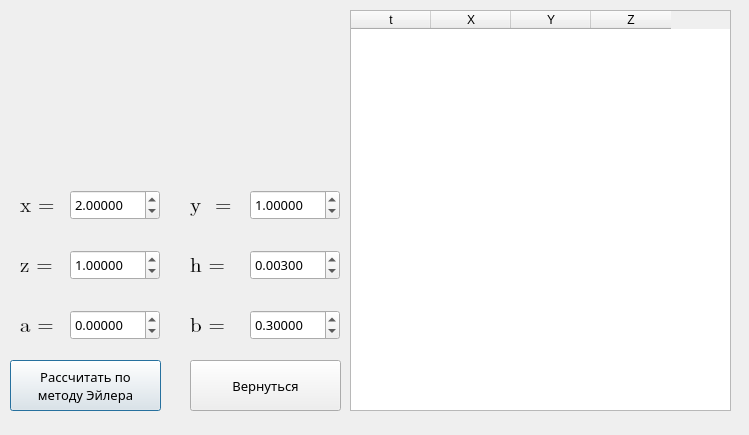
<?xml version="1.0" encoding="UTF-8"?>
<ui version="4.0">
 <class>task2window</class>
 <widget class="QDialog" name="task2window">
  <property name="geometry">
   <rect>
    <x>0</x>
    <y>0</y>
    <width>749</width>
    <height>435</height>
   </rect>
  </property>
  <property name="minimumSize">
   <size>
    <width>749</width>
    <height>435</height>
   </size>
  </property>
  <property name="maximumSize">
   <size>
    <width>749</width>
    <height>435</height>
   </size>
  </property>
  <property name="windowTitle">
   <string>Решение ДУ второго порядка</string>
  </property>
  <property name="windowIcon">
   <iconset>
    <normaloff>icon.png</normaloff>icon.png</iconset>
  </property>
  <widget class="QLabel" name="lFunc">
   <property name="geometry">
    <rect>
     <x>10</x>
     <y>0</y>
     <width>281</width>
     <height>171</height>
    </rect>
   </property>
   <property name="font">
    <font>
     <family>Cambria Math</family>
     <pointsize>16</pointsize>
     <italic>false</italic>
     <underline>false</underline>
     <strikeout>false</strikeout>
    </font>
   </property>
   <property name="text">
    <string/>
   </property>
   <property name="pixmap">
    <pixmap>sys_equ.png</pixmap>
   </property>
   <property name="scaledContents">
    <bool>true</bool>
   </property>
  </widget>
  <widget class="QPushButton" name="bEuler">
   <property name="geometry">
    <rect>
     <x>10</x>
     <y>360</y>
     <width>151</width>
     <height>51</height>
    </rect>
   </property>
   <property name="font">
    <font>
     <family>Bahnschrift Light</family>
     <pointsize>10</pointsize>
    </font>
   </property>
   <property name="text">
    <string>Рассчитать по
методу Эйлера</string>
   </property>
  </widget>
  <widget class="QPushButton" name="bReturn">
   <property name="geometry">
    <rect>
     <x>190</x>
     <y>360</y>
     <width>151</width>
     <height>51</height>
    </rect>
   </property>
   <property name="font">
    <font>
     <family>Bahnschrift Light</family>
     <pointsize>10</pointsize>
    </font>
   </property>
   <property name="text">
    <string>Вернуться</string>
   </property>
  </widget>
  <widget class="QLabel" name="lY">
   <property name="geometry">
    <rect>
     <x>20</x>
     <y>180</y>
     <width>91</width>
     <height>51</height>
    </rect>
   </property>
   <property name="font">
    <font>
     <family>Cambria Math</family>
     <pointsize>16</pointsize>
     <italic>false</italic>
     <underline>false</underline>
     <strikeout>false</strikeout>
    </font>
   </property>
   <property name="text">
    <string>x =</string>
   </property>
  </widget>
  <widget class="QLabel" name="lH">
   <property name="geometry">
    <rect>
     <x>190</x>
     <y>240</y>
     <width>51</width>
     <height>51</height>
    </rect>
   </property>
   <property name="font">
    <font>
     <family>Cambria Math</family>
     <pointsize>16</pointsize>
     <italic>false</italic>
     <underline>false</underline>
     <strikeout>false</strikeout>
    </font>
   </property>
   <property name="text">
    <string>h =</string>
   </property>
  </widget>
  <widget class="QLabel" name="lA">
   <property name="geometry">
    <rect>
     <x>20</x>
     <y>300</y>
     <width>51</width>
     <height>51</height>
    </rect>
   </property>
   <property name="font">
    <font>
     <family>Cambria Math</family>
     <pointsize>16</pointsize>
     <italic>false</italic>
     <underline>false</underline>
     <strikeout>false</strikeout>
    </font>
   </property>
   <property name="text">
    <string>a =</string>
   </property>
  </widget>
  <widget class="QLabel" name="lY_der">
   <property name="geometry">
    <rect>
     <x>190</x>
     <y>180</y>
     <width>91</width>
     <height>51</height>
    </rect>
   </property>
   <property name="font">
    <font>
     <family>Cambria Math</family>
     <pointsize>16</pointsize>
     <italic>false</italic>
     <underline>false</underline>
     <strikeout>false</strikeout>
    </font>
   </property>
   <property name="text">
    <string>y  =</string>
   </property>
  </widget>
  <widget class="QDoubleSpinBox" name="ds_b">
   <property name="geometry">
    <rect>
     <x>250</x>
     <y>310</y>
     <width>90</width>
     <height>30</height>
    </rect>
   </property>
   <property name="font">
    <font>
     <family>Calibri Light</family>
     <pointsize>10</pointsize>
    </font>
   </property>
   <property name="decimals">
    <number>5</number>
   </property>
   <property name="minimum">
    <double>-99.000000000000000</double>
   </property>
   <property name="value">
    <double>0.300000000000000</double>
   </property>
  </widget>
  <widget class="QDoubleSpinBox" name="ds_y">
   <property name="geometry">
    <rect>
     <x>250</x>
     <y>190</y>
     <width>90</width>
     <height>30</height>
    </rect>
   </property>
   <property name="font">
    <font>
     <family>Calibri Light</family>
     <pointsize>10</pointsize>
    </font>
   </property>
   <property name="decimals">
    <number>5</number>
   </property>
   <property name="minimum">
    <double>-99.989999999999995</double>
   </property>
   <property name="value">
    <double>1.000000000000000</double>
   </property>
  </widget>
  <widget class="QLabel" name="lB">
   <property name="geometry">
    <rect>
     <x>190</x>
     <y>300</y>
     <width>51</width>
     <height>51</height>
    </rect>
   </property>
   <property name="font">
    <font>
     <family>Cambria Math</family>
     <pointsize>16</pointsize>
     <italic>false</italic>
     <underline>false</underline>
     <strikeout>false</strikeout>
    </font>
   </property>
   <property name="text">
    <string>b =</string>
   </property>
  </widget>
  <widget class="QDoubleSpinBox" name="ds_a">
   <property name="geometry">
    <rect>
     <x>70</x>
     <y>310</y>
     <width>90</width>
     <height>30</height>
    </rect>
   </property>
   <property name="font">
    <font>
     <family>Calibri Light</family>
     <pointsize>10</pointsize>
    </font>
   </property>
   <property name="decimals">
    <number>5</number>
   </property>
   <property name="minimum">
    <double>-99.000000000000000</double>
   </property>
   <property name="value">
    <double>0.000000000000000</double>
   </property>
  </widget>
  <widget class="QDoubleSpinBox" name="ds_h">
   <property name="geometry">
    <rect>
     <x>250</x>
     <y>250</y>
     <width>90</width>
     <height>30</height>
    </rect>
   </property>
   <property name="font">
    <font>
     <family>Calibri Light</family>
     <pointsize>10</pointsize>
    </font>
   </property>
   <property name="decimals">
    <number>5</number>
   </property>
   <property name="value">
    <double>0.003000000000000</double>
   </property>
  </widget>
  <widget class="QDoubleSpinBox" name="ds_x">
   <property name="geometry">
    <rect>
     <x>70</x>
     <y>190</y>
     <width>90</width>
     <height>30</height>
    </rect>
   </property>
   <property name="font">
    <font>
     <family>Calibri Light</family>
     <pointsize>10</pointsize>
    </font>
   </property>
   <property name="decimals">
    <number>5</number>
   </property>
   <property name="value">
    <double>2.000000000000000</double>
   </property>
  </widget>
  <widget class="QTableWidget" name="tableW">
   <property name="geometry">
    <rect>
     <x>350</x>
     <y>10</y>
     <width>381</width>
     <height>401</height>
    </rect>
   </property>
   <property name="verticalScrollBarPolicy">
    <enum>Qt::ScrollBarAsNeeded</enum>
   </property>
   <property name="horizontalScrollBarPolicy">
    <enum>Qt::ScrollBarAlwaysOff</enum>
   </property>
   <property name="sizeAdjustPolicy">
    <enum>QAbstractScrollArea::AdjustToContents</enum>
   </property>
   <property name="gridStyle">
    <enum>Qt::CustomDashLine</enum>
   </property>
   <attribute name="horizontalHeaderDefaultSectionSize">
    <number>80</number>
   </attribute>
   <column>
    <property name="text">
     <string>t</string>
    </property>
   </column>
   <column>
    <property name="text">
     <string>X</string>
    </property>
   </column>
   <column>
    <property name="text">
     <string>Y</string>
    </property>
   </column>
   <column>
    <property name="text">
     <string>Z</string>
    </property>
   </column>
  </widget>
  <widget class="QDoubleSpinBox" name="ds_z">
   <property name="geometry">
    <rect>
     <x>70</x>
     <y>250</y>
     <width>90</width>
     <height>30</height>
    </rect>
   </property>
   <property name="font">
    <font>
     <family>Calibri Light</family>
     <pointsize>10</pointsize>
    </font>
   </property>
   <property name="decimals">
    <number>5</number>
   </property>
   <property name="minimum">
    <double>-99.000000000000000</double>
   </property>
   <property name="value">
    <double>1.000000000000000</double>
   </property>
  </widget>
  <widget class="QLabel" name="lA_2">
   <property name="geometry">
    <rect>
     <x>20</x>
     <y>240</y>
     <width>51</width>
     <height>51</height>
    </rect>
   </property>
   <property name="font">
    <font>
     <family>Cambria Math</family>
     <pointsize>16</pointsize>
     <italic>false</italic>
     <underline>false</underline>
     <strikeout>false</strikeout>
    </font>
   </property>
   <property name="text">
    <string>z =</string>
   </property>
  </widget>
 </widget>
 <resources/>
 <connections/>
</ui>
